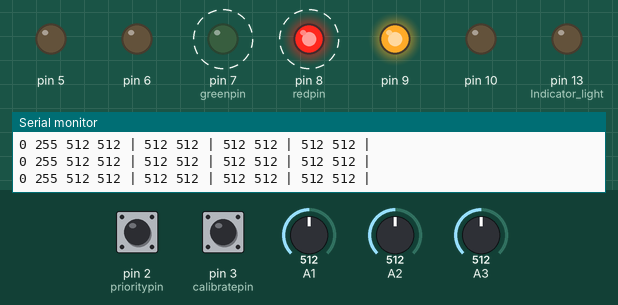
A sketch run on a simulated Arduino Uno, built with avr-gcc and run on an emulated ATmega328P. On the bench: output pins drawn as LEDs (lit = HIGH), the last lines printed to the serial monitor. Dashed ring = blinking. The inputs (shaded band) are chosen by the test bench; at power-on: pin 3 (calibratepin) HIGH, A1 = 512, A3 = 512, A2 = 512, pin 2 (prioritypin) HIGH.

Above: at 1.13 s.
1.3 s: pin 3 (calibratepin) pulled LOW for 3.2 s
At 5.3 s:
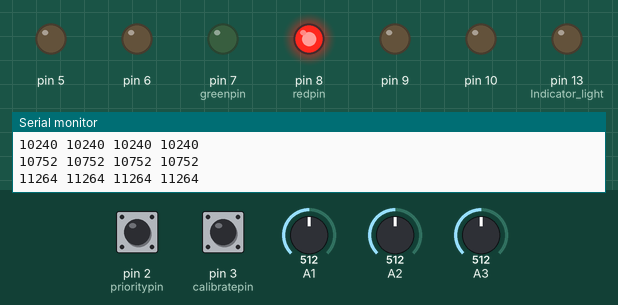
6.0 s: A1 set to 544
At 6.24 s:
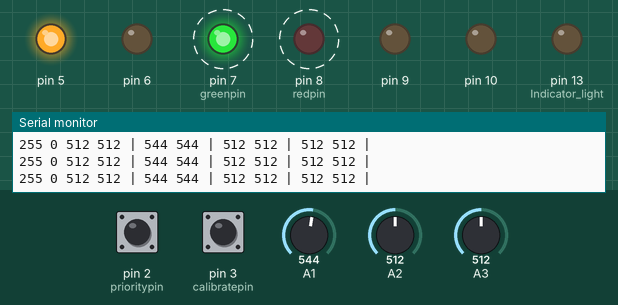
9.0 s: A3 set to 540
At 9.24 s:
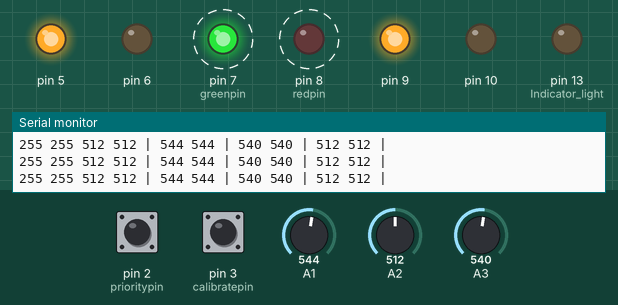
12.0 s: A2 set to 535
At 13.2 s:
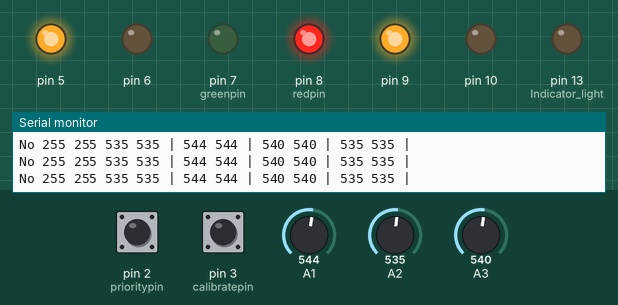
15.0 s: pin 3 (calibratepin) pulled LOW for 0.15 s
At 16.1 s:
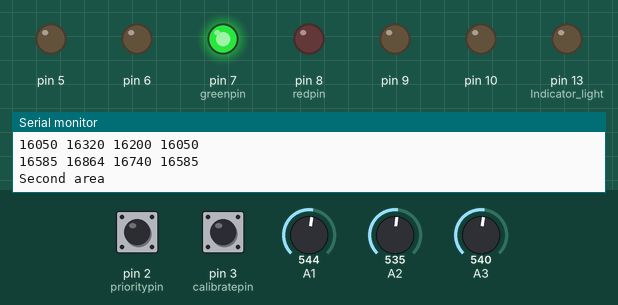
18.0 s: pin 3 (calibratepin) pulled LOW for 3.2 s
At 18.3 s:
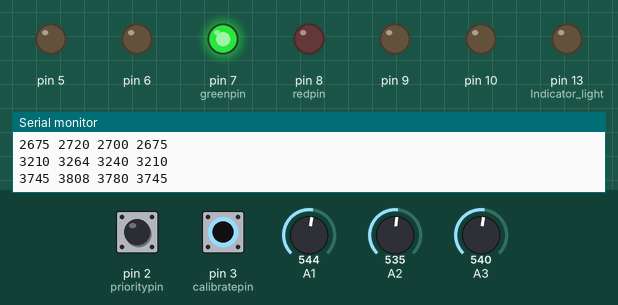
Timing chart, 0 to 23.7 s (numbered marks = the images above; inputs shaded):
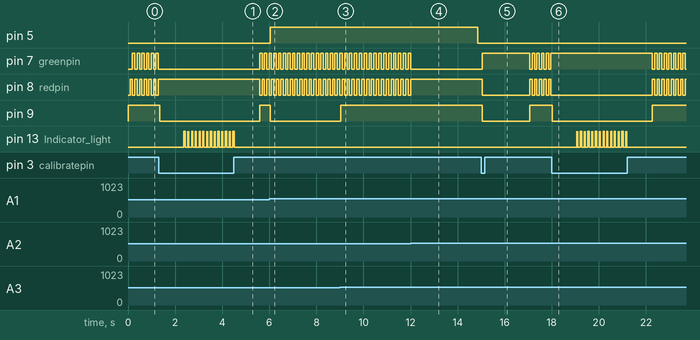

Measured:
- the behaviour switches between 528 and 529 on A1 (found by bisection; images 1 and 2)
- the behaviour switches between 528 and 529 on A3 (found by bisection; images 2 and 3)
- the behaviour switches between 528 and 529 on A2 (found by bisection; images 3 and 4)
- after the input at 1.3 s, pin 9: HIGH → LOW at once, → HIGH 4.3 s later; pin 13 (Indicator_light): LOW → HIGH after 1.1 s, then repeats every 0.16 s: 2 × (LOW 0.01 s, HIGH 0.01 s), LOW 0.11 s, HIGH 0.01 s, until it stays LOW from 4.5 s
- after the input at 6.0 s, pin 5: LOW → HIGH at once; pin 9: HIGH → LOW at once
- after the input at 9.0 s, pin 9: LOW → HIGH at once
- after the input at 12.0 s, pin 5: HIGH → LOW after 2.9 s; pin 7 (greenpin): goes on until 12.0 s, then stays LOW; pin 8 (redpin): goes on until 12.0 s, then stays HIGH
- after the input at 15.0 s, pin 7 (greenpin): LOW → HIGH after 0.05 s, then repeats every 0.20 s: LOW 0.10 s, HIGH 0.10 s; pin 8 (redpin): HIGH → LOW after 0.05 s, then repeats every 0.20 s: HIGH 0.10 s, LOW 0.10 s; pin 9: HIGH → LOW after 0.05 s, → HIGH 2.0 s later
- after the input at 18.0 s, pin 9: HIGH → LOW at once, → HIGH 4.3 s later; pin 13 (Indicator_light): LOW → HIGH after 1.1 s, then repeats every 0.16 s: 2 × (LOW 0.01 s, HIGH 0.01 s), LOW 0.11 s, HIGH 0.01 s, until it stays LOW from 21.2 s

The sketch:

Line_Follower.ino
```cpp
//Libraries

//Structures
struct sensor{
  int pin;
  int thold;
};

//Hardware specs
sensor light[]={      //Analog pin
  {2,300},  //Middle
  {1,400},  //Left
  {3,400},  //Right
  {2,300}   //Middle
  //This way, the last priority sensor will always be the middle one
};
const int lts=sizeof(light)/sizeof(sensor)-1;    //Don't erase the -1
sensor color={5,200};
const int motorpin[] {5,6,9,10};   //Motors (PWM)
const int redpin=8;                 //red LED (digital)
const int greenpin=7;               //green LED (digital)
const int prioritypin=2;            //Priority switch (digital)
const int calibratepin=3;           //Calibrate switch or button (digital)

//Settings
const int speedratio=10;      //0 until 10
const int turnc=255;          //The sharpness of turning. Range of 0-510, with 510 being centered turn and 0 being straight
const int delayc=50;          //The repetition of 10ms delay before turning when no line is detected. Ex for dotted lines
const int clinterval=60;      //interval of coloured led blink (ms)
const int ltrange=1;          //The count of light sensor data evaluated before averaged, remember 32767.
const int calibrange=30;      //The count of light sensor data evaluated for calibrating, remember 32767.
const bool idle=false;        //For debugging lights, turning off motor
const int controldur=0;       //Duration for control procedure to change it's behavior
int linec=-1;                 //1 or -1, -1 for white line. Update: Not necessarily true. 1 if line value < surrounding.

//Calculation
int analogsum[lts+1]={0};
int analogavg[lts+1]={999};
int normal=255*speedratio/10;           //Maximum speed tweaked by speedratio
int slower=(255-turnc)*speedratio/10;   //Reduced maximum speed for turning purpose

int priority=1;                         //Light sensor priority, refers to the index from lightpin
int temp;
int dored=true;
bool docolor=false;
int prevcl=color.thold+1;
int counter=0;
int previndex=-1;
unsigned long prevmil[2]={0};
unsigned long mil[2]={0};

void setup() {
  Serial.begin(9600);
  Serial.println();
  pinMode(redpin,OUTPUT);
  pinMode(greenpin,OUTPUT);
  pinMode(13,OUTPUT);               //Indicator light
  for (int i=0;i<sizeof(motorpin)/sizeof(int);i++) pinMode(motorpin[i],OUTPUT);

  /* Using internal pull-up resistors, no addiional resistor needed.
   * Configuring the switch using this method: pin-switch-ground, or just short/unshort it.
   * This causes the pin to read HIGH when the switch is open, instead of the opposite.
   */
  pinMode(calibratepin,INPUT);
  pinMode(prioritypin,INPUT);
  digitalWrite(calibratepin,HIGH);  //Turns on pull-up resistors in the chip
  digitalWrite(prioritypin,HIGH);

  delay(10);

  //Priority can only changes at initialization. Just restart Arduino to change
  if (!digitalRead(prioritypin)) priority=lts-1;  //Priority switch. Making priority 1 or lts-1
  else priority=1;
  Serial.println(priority);
}

void loop() {
  if (!digitalRead(calibratepin)) {
    control(-1);
    calibrate();
    return;     //Ignore another command this loop
  }
  if ((temp=ltsens())!=99) control(temp); //Pass the light sensor index into control if ltsens is other than 99.
  else noline();                          //If ltsens returns 99, light sensor doesn't catch anything.
  clcontrol();                            //Process color control
}

int ltsens() {
  //Returns the light index
  //Error handling
  for (int i=0;i<=lts;i++) {
    analogsum[i]+=analogRead(light[i].pin);
    Serial.print(analogsum[i]); Serial.print(' ');
    Serial.print(analogavg[i]); Serial.print(" | ");
  }
  Serial.println();
  counter+=1;
  //Gather 10 data, then average them. Reducing fluctation.
  if (counter>=ltrange) {
    for (int i=0;i<=lts;i++) analogavg[i]=analogsum[i]/counter;
    memset(analogsum,0,sizeof(analogsum));  //Fill with zeros
    counter=0;
  }
  //If there's no 10 new data yet, use the previous
  //Checks light sensors. Starts from the highest priority.
  int i=priority;
  //Remember that priority is either the second from front or back
  //thus only the last middle being evaluated.
  while ((i>=0) and (i<=lts)) {
    if ((analogavg[i]*linec)<(light[i].thold*linec)) return i; //If current sensor is true, directly returns the sensor index.
    if (priority != 1) i--; else i++;
  }
  return 99;  //If nothing found
}

void control(int index) {
  mil[1]=millis();
  if (index==-1) { //Stop command is absolute, no need to wait
    motor(0,0);
    return;
  }
  //Remember that light indexes are 0, .. ,x, .. ,lts-1 or direction-wise leftmost, .. ,middle, .. ,rightmost
  if (mil[1]-prevmil[1]>=controldur) {  //Change control behavior only after a duration of time
    prevmil[1]=mil[1];
    previndex=index;
  } else index=previndex;
  switch (index) {
      case 1: motor(slower,normal); break;  //Leftmost
      case 2: motor(normal,slower); break;  //Rightmost
      default: motor(normal,normal); break; //Middle, 0 and 3 as index
  }
}

void motor(int left,int right) {
  Serial.print(left);Serial.print(' ');Serial.print(right);Serial.print(' ');
  if (idle) return;
  //PWM into input pins
  analogWrite(motorpin[0],(left>=0)*abs(left));  //If this is PWM left
  analogWrite(motorpin[1],!(left>=0)*abs(left)); //this is 0
  analogWrite(motorpin[2],(right>=0)*abs(right));
  analogWrite(motorpin[3],!(right>=0)*abs(right));
}

void noline() {
  //Process if no line is detected
  for (int i=0;i<delayc;i++) {
    //Delay 10ms before rechecking, thus there'll be a total delay of <10ms x delayc>
    delay(10);
    control(previndex);       //Continue previous action
    if (ltsens()!=99) return; //until it detects new line
    if (!digitalRead(calibratepin)) return; //If calibrate switch is on
    Serial.print("No ");
  }                           //or the specified time passed
  //If loop ends without finding anything
  //turns in the direction of priority until it actually catches anything
  //Also directly stop if calibrate switch is on
  while ((ltsens()==99)&&(digitalRead(calibratepin))) control(priority);
}

void clcontrol() {
  mil[0] = millis();
  if (mil[0]-prevmil[0]>=clinterval){
    prevmil[0]=mil[0]; //Store prev time it blinked
    //Since only one LED at a time, this is the algorithm used
    digitalWrite(redpin,dored);
    digitalWrite(greenpin,!dored);
    if (docolor) {
      delay(10);
      clsens();
    }
    dored=!dored; //Switch color
  }
}

void clsens() {
  /* If current red light is on and current color sensor passed the red threshold meanshile the
   *  previous color sensor data showed a lower-than-threshold value, then it's genuinely in a red
   *  area. */
  Serial.write(analogRead(color.pin));
  if((dored)&&(analogRead(color.pin)>color.thold)&&(prevcl<color.thold)) {
    //If it's in red area, delay for 4s.
    control(-1);  //Making sure the motors are stopped
    delay(4000);
    //Disable further color control until new session, since there's only one red area.
    docolor=false;
  }
  prevcl=analogRead(color.pin);
}

void calibrate(){
  /* Calibrating light threshold. Procedure:
   * 1.Face all sensors into the line
   * 2.Turn on switch
   * 4.Wait until Arduino built-in LED blinks 3 times
   * 5.Face all sensors into surrounding area
   * 6.Turn off switch
   * 7.Wait until robot somehow moves
   */
  Serial.println("Gathering data for calibration.");

  int lineavg[lts+1]={0};
  Serial.println("First area");
  getanalogavg(calibrange);
  memcpy(lineavg,analogavg,sizeof(analogavg)); //Copying array

  //Indicator
  while (!digitalRead(calibratepin)){ //Remember it's inverted
    //Waiting for the calibrate switch to be turned off
    //Make sure the sensors are facing the dark surface
    for (int i=0;i<3;i++){  //Blink 3 times
      digitalWrite(13,HIGH);
      delay(10);
      digitalWrite(13,LOW);
      delay(10);
    }
    delay(100);
  }

  Serial.println("Second area");
  getanalogavg(calibrange);

  linec=1-(lineavg[0]>analogavg[0])*2;  //Will be -1 if surrounding[0] is smaller than line[0]

  Serial.println("Result:");
  Serial.print(linec);
  //Setting new light thresholds value, current method: Getting the middle value between averages
  for (int i=0;i<=lts;i++) {
    light[i].thold=(lineavg[i]+analogavg[i])/2;
    Serial.println(light[i].thold);
  }


  //Currently, the calibrating evaluation method is pretty simple. Might changes if it isn't good enough.

  //Resetting
  memset(analogsum,0,sizeof(analogsum));  //Fill with zeros
  memset(analogavg,0,sizeof(analogavg));
}

void getanalogavg(int avgrange){  //Fill in analogsum and analogavg
  //Resetting used variables
  memset(analogsum,0,sizeof(analogsum));  //Fill with zeros
  memset(analogavg,0,sizeof(analogavg));

  for (int j=0;j<=avgrange;j++) {
    for (int i=0;i<=lts;i++) {
      analogsum[i]+=analogRead(light[i].pin);
      Serial.print(analogsum[i]); Serial.print(' ');
      if (j>=avgrange) analogavg[i]=analogsum[i]/j;
    }
    Serial.println();
    delay(30);
  }
}
```
